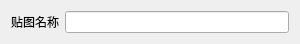
<?xml version="1.0" encoding="UTF-8"?>
<ui version="4.0">
 <class>WidgetTexture</class>
 <widget class="QWidget" name="WidgetTexture">
  <property name="geometry">
   <rect>
    <x>0</x>
    <y>0</y>
    <width>300</width>
    <height>43</height>
   </rect>
  </property>
  <property name="windowTitle">
   <string>编辑贴图</string>
  </property>
  <layout class="QFormLayout" name="formLayout">
   <property name="sizeConstraint">
    <enum>QLayout::SetMinimumSize</enum>
   </property>
   <item row="0" column="1">
    <widget class="QLineEdit" name="name"/>
   </item>
   <item row="0" column="0">
    <widget class="QLabel" name="label">
     <property name="text">
      <string>贴图名称</string>
     </property>
     <property name="buddy">
      <cstring>name</cstring>
     </property>
    </widget>
   </item>
  </layout>
 </widget>
 <layoutdefault spacing="6" margin="11"/>
 <tabstops>
  <tabstop>name</tabstop>
 </tabstops>
 <resources/>
 <connections/>
</ui>
